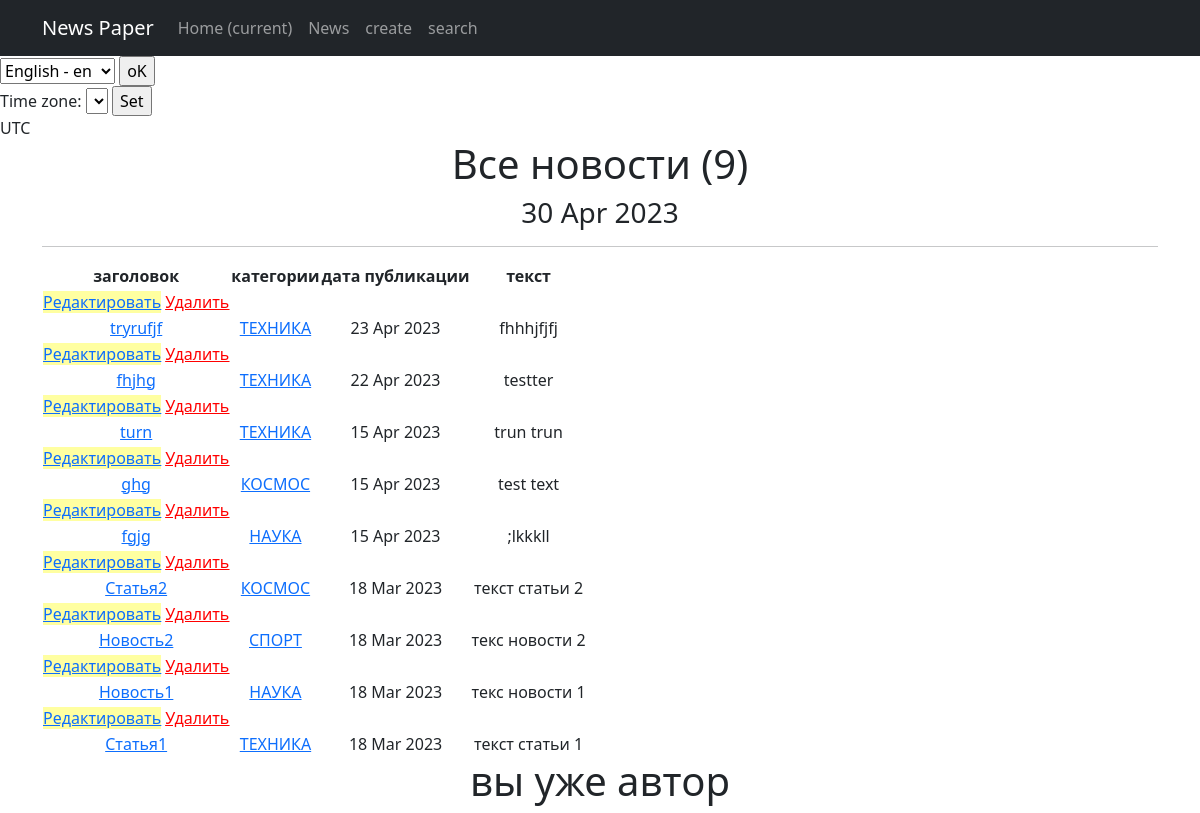
The page /news/ (signed in) on the database its author committed.
### news/models.py (models this page shows, shortened)
class Post(models.Model):
    author_post = models.ForeignKey(Author, on_delete=models.CASCADE)
    post_news = models.CharField(max_length=2, choices=POST)
    date_in = models.DateTimeField(auto_now_add=True)
    category = models.ManyToManyField(Category, through='PostCategory')
    title = models.CharField(max_length=50)
    text = models.TextField()
    rating_news = models.IntegerField(default=0)

class Category(models.Model):
    tehnika = 'TH'
    nauka = 'NA'
    sport = 'ST'
    spase = 'SP'
    TEMATIC = [
        (tehnika, 'ТЕХНИКА'),
        (nauka, 'НАУКА'),
        (sport, 'СПОРТ'),
        (spase, 'КОСМОС')
    ]
    tematic = models.CharField(max_length=2, choices=TEMATIC, unique=True)
    subscribers = models.ManyToManyField(User, blank=True, related_name='categories')
    name = models.CharField(max_length=100, help_text=_('category name'), default='')  # добавим переводящийся текст подсказку к полю
    def __str__(self):
        return self.get_tematic_display()

### news/views.py (the view, shortened to what this page needs)
# urls.py: path('', PostList.as_view()),
class PostList(LoginRequiredMixin, ListView):
    model = Post
    ordering = '-date_in'
    template_name = 'news.html'
    context_object_name = 'post_news'
    paginate_by = 50
    def get_context_data(self, **kwargs):  # забираем отфильтрованные объекты переопределяя метод get_context_data у наследуемого класса
        context = super().get_context_data(**kwargs)
        context['filter'] = PostFilter(self.request.GET, queryset=self.get_queryset())  #вписываем фильтр в контекст
        context['categories'] = Category.objects.all()
        context['form'] = PostForm()
        context['is_not_author'] = not self.request.user.groups.filter(name='authors').exists()
        return context

### news/forms.py
class PostForm(ModelForm):
    check_box = BooleanField(label='подтвердить')  # добавляем галочку, или же true-false поле
    class Meta:
        model = Post
        fields = ['title', 'text', 'category', 'author_post', 'post_news', 'check_box']

### news/templatetags/censor.py (called while the page is built)
@register.filter()
def censor(value):
    for words in censored_words:
        if words in value:
            censor_words = f"p{''.join(['*' for words in range(len(words))])}"
            value = value.replace(words, censor_words)
    return value

### news/templatetags/custom_tags.py (called while the page is built)
@register.simple_tag()
def current_time(format_string='%d %b %Y'):
    return datetime.utcnow().strftime(format_string)

### templates/news.html (shortened to what this page needs)
<!DOCTYPE html>
<html lang="en">
<head>
    <title>{% extends 'flatpages/default.html' %}</title>
{% load censor %}
{% load custom_tags %}
{% load cache %}
{% cache 60 news_all %}
{% block content %}
<body>
<h1>Все новости ({{ post_news.count}})</h1>
<h3>{% current_time '%d %b %Y' %}</h3>
<hr>
{% if post_news %}
    <table>
        <thead>
        <tr>
            <th>заголовок</th>
            <th>категории</th>
            <th>дата публикации</th>
            <th>текст</th>
        </tr>
        {% for post in filter.qs %}
        <td>
            <a href="{% url 'post_edit' post.id %}"style="background-color:#ffffa1"><u>Редактировать</u></a>
            <a href="{% url 'post_delete' post.id %}"style="color:red"><u> Удалить </u></a>
        </td>
        <tr>
            <td><a href="{% url 'post_detail' post.id %}">{{ post.title|censor}}</a></td>
            <td>
            {% for category in post.category.all %}
                <a href="{% url 'category_list' category.id %}">{{ category }}</a>
            {% endfor %}
            </td>
            <td>{{ post.date_in|date:'d M Y'}}</td>
            <td>{{ post.text|censor|truncatechars:20}}</td>
        </tr>
        {% endfor %}
        </thead>
    </table>
{% if is_not_author %}
<button> <a href="{% url 'upgrade' %}"> стать автором!</a> </button>
{% else %}
<h1>вы уже автор</h1>
{% endif %}
{% else %}
    <h2>новостей нет!</h2>
{% endif %}
{% endblock content %}
{% endcache %}

### rows shown on the page
Post: title|censor "tryrufjf", date_in "23 Apr 2023", text|censor "fhhhjfjfj"
Category: tematic "ТЕХНИКА"
Post: title|censor "fhjhg", date_in "22 Apr 2023", text|censor "testter"
Post: title|censor "turn", date_in "15 Apr 2023", text|censor "trun trun"
Post: title|censor "ghg", date_in "15 Apr 2023", text|censor "test text"
Category: tematic "КОСМОС"
Post: title|censor "fgjg", date_in "15 Apr 2023", text|censor ";lkkkll"
Category: tematic "НАУКА"
Post: title|censor "Статья2", date_in "18 Mar 2023", text|censor "текст статьи 2"
Post: title|censor "Новость2", date_in "18 Mar 2023", text|censor "текс новости 2"
Category: tematic "СПОРТ"
Post: title|censor "Новость1", date_in "18 Mar 2023", text|censor "текс новости 1"
Post: title|censor "Статья1", date_in "18 Mar 2023", text|censor "текст статьи 1"

### other values the page prints
{{ TIME_ZONE }} "UTC"
{{ post_news.count }} "9"
form field language "English - en"
